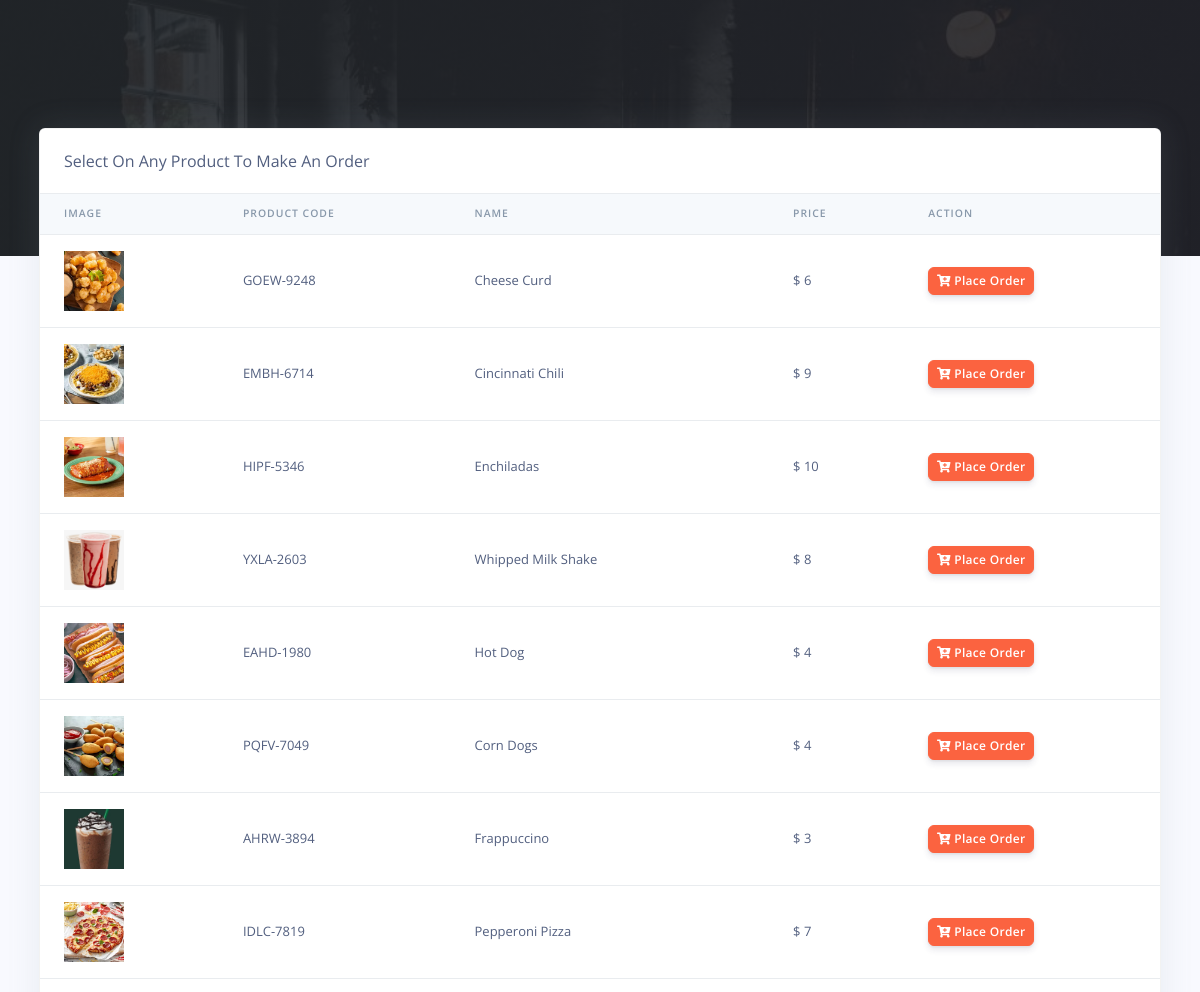
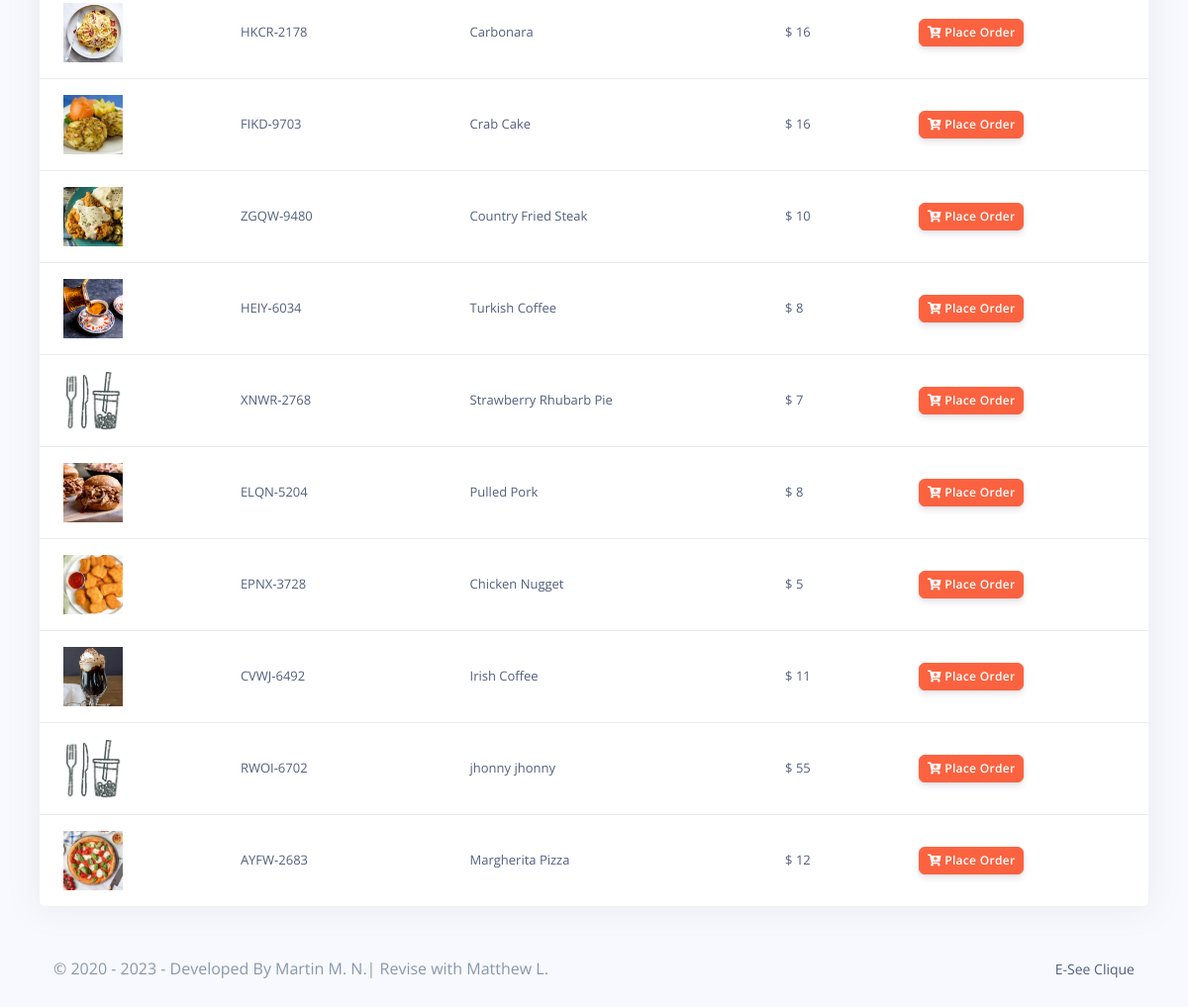
Page /Restro/customer/orders.php (signed in) on the committed database (2 pictures, top to bottom).
### tables this page shows
CREATE TABLE `rpos_products` (
  `prod_id` varchar(200) NOT NULL,
  `prod_code` varchar(200) NOT NULL,
  `prod_name` varchar(200) NOT NULL,
  `prod_img` varchar(200) NOT NULL,
  `prod_desc` longtext NOT NULL,
  `prod_price` varchar(200) NOT NULL,
  `quantity` int(50) NOT NULL,
  `created_at` timestamp(6) NOT NULL DEFAULT current_timestamp(6) ON UPDATE current_timestamp(6)
);

### Restro/customer/orders.php (the view, shortened to what this page needs)
<?php
include('config/config.php');
require_once('partials/_head.php');
?>
<body>
  <div class="main-content">
    <div class="container-fluid mt--8">
      <div class="row">
        <div class="col">
          <div class="card shadow">
            <div class="card-header border-0">
              Select On Any Product To Make An Order
            </div>
            <div class="table-responsive">
              <table class="table align-items-center table-flush">
                <thead class="thead-light">
                  <tr>
                    <th scope="col">Image</th>
                    <th scope="col">Product Code</th>
                    <th scope="col">Name</th>
                    <th scope="col">Price</th>
                    <th scope="col">Action</th>
                  </tr>
                </thead>
                <tbody>
                  <?php
                  $ret = "SELECT * FROM  rpos_products  ORDER BY `rpos_products`.`created_at` DESC ";
                  $stmt = $mysqli->prepare($ret);
                  $stmt->execute();
                  $res = $stmt->get_result();
                  while ($prod = $res->fetch_object()) {
                  ?>
                    <tr>
                      <td>
                        <?php
                        if ($prod->prod_img) {
                          echo "<img src='../admin/assets/img/products/$prod->prod_img' height='60' width='60 class='img-thumbnail'>";
                        } else {
                          echo "<img src='../admin/assets/img/products/default.jpg' height='60' width='60 class='img-thumbnail'>";
                        }
                        ?>
                      </td>
                      <td><?php echo $prod->prod_code; ?></td>
                      <td><?php echo $prod->prod_name; ?></td>
                      <td>$ <?php echo $prod->prod_price; ?></td>
                      <td>
                        <a href="make_oder?prod_id=<?php echo $prod->prod_id; ?>&prod_name=<?php echo $prod->prod_name; ?>&prod_price=<?php echo $prod->prod_price; ?>">
                          <button class="btn btn-sm btn-warning">
                            <i class="fas fa-cart-plus"></i>
                            Place Order
                          </button>
                        </a>
                      </td>
                    </tr>
                  <?php } ?>
                </tbody>
              </table>
            </div>
          </div>
        </div>
      </div>
      <?php
      require_once('partials/_footer.php');
      ?>
    </div>
  </div>
</body>
</html>

### rows in the picture
rpos_products: prod_img (picture), prod_code "GOEW-9248", prod_name "Cheese Curd", prod_price "6"
rpos_products: prod_img (picture), prod_code "EMBH-6714", prod_name "Cincinnati Chili", prod_price "9"
rpos_products: prod_img (picture), prod_code "HIPF-5346", prod_name "Enchiladas", prod_price "10"
rpos_products: prod_img (picture), prod_code "YXLA-2603", prod_name "Whipped Milk Shake", prod_price "8"
rpos_products: prod_img (picture), prod_code "EAHD-1980", prod_name "Hot Dog", prod_price "4"
rpos_products: prod_img (picture), prod_code "PQFV-7049", prod_name "Corn Dogs", prod_price "4"
rpos_products: prod_img (picture), prod_code "AHRW-3894", prod_name "Frappuccino", prod_price "3"
rpos_products: prod_img (picture), prod_code "IDLC-7819", prod_name "Pepperoni Pizza", prod_price "7"
rpos_products: prod_img (picture), prod_code "HKCR-2178", prod_name "Carbonara", prod_price "16"
rpos_products: prod_img (picture), prod_code "FIKD-9703", prod_name "Crab Cake", prod_price "16"
rpos_products: prod_img (picture), prod_code "ZGQW-9480", prod_name "Country Fried Steak", prod_price "10"
rpos_products: prod_img (picture), prod_code "HEIY-6034", prod_name "Turkish Coffee", prod_price "8"
rpos_products: prod_code "XNWR-2768", prod_name "Strawberry Rhubarb Pie", prod_price "7"
rpos_products: prod_img (picture), prod_code "ELQN-5204", prod_name "Pulled Pork", prod_price "8"
rpos_products: prod_img (picture), prod_code "EPNX-3728", prod_name "Chicken Nugget", prod_price "5"
rpos_products: prod_img (picture), prod_code "CVWJ-6492", prod_name "Irish Coffee", prod_price "11"
rpos_products: prod_code "RWOI-6702", prod_name "jhonny jhonny", prod_price "55"
rpos_products: prod_img (picture), prod_code "AYFW-2683", prod_name "Margherita Pizza", prod_price "12"
